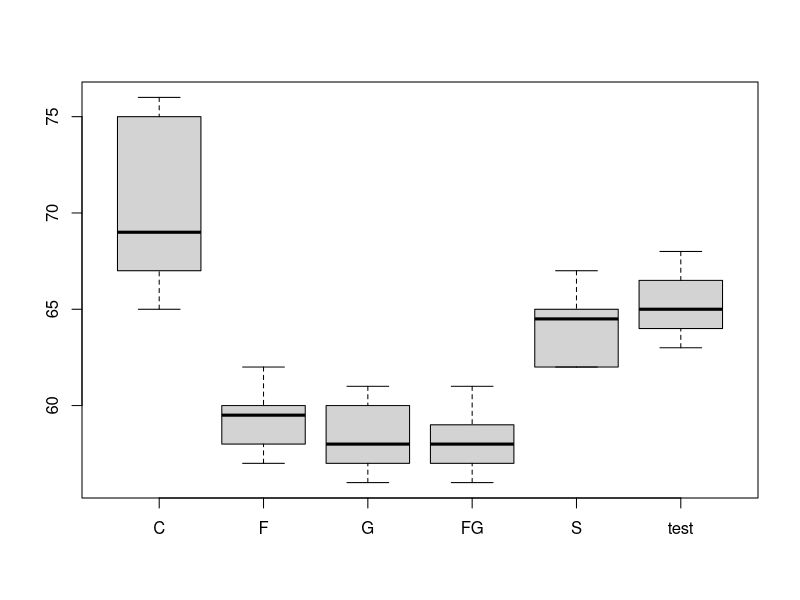

Write R code to recreate this figure.
# Q1:
# The Kruskal Wallis test is a non parametric test, which means that the test doesn't assume your data comes from a particular distribution. 
# The test is the non parametric alternative to the One Way ANOVA and is used when the assumptions for ANOVA aren't met (like the assumption of normality). 
# It is sometimes called the one-way ANOVA on ranks, as the ranks of the data values are used in the test rather than the actual data points.
# The test determines whether the medians of two or more groups are different. 
# The hypotheses for the test are:
#H0: population medians are equal.
#H1: population medians are not equal.

# Sample question: A shoe company wants to know if three groups of workers have different salaries:
# Women: 23K, 41K, 54K, 66K, 78K.
# Men: 45K, 55K, 60K, 70K, 72K
# Minorities: 18K, 30K, 34K, 40K, 44K.
# 
# Step 1: Sort the data for all groups/samples into ascending order in one combined set.
# 18K
# 23K
# 30K
# 34K
# 40K
# 41K
# 44K
# 45K
# 54K
# 55K
# 60K
# 66K
# 70K
# 72K
# 78K
# 
# Step 2: Assign ranks to the sorted data points. Give tied values the average rank.
# 20K 1
# 23K 2
# 30K 3
# 34K 4
# 40K 5
# 41K 6
# 44K 7
# 45K 8
# 54K 9
# 55K 10
# 60K 11
# 66K 12
# 70K 13
# 72K 14
# 90K 15
# 
# Step 3: Add up the different ranks for each group/sample.
# Women: 23K, 41K, 54K, 66K, 90K = 2 + 6 + 9 + 12 + 15 = 44.
# Men: 45K, 55K, 60K, 70K, 72K = 8 + 10 + 11 + 13 + 14 = 56.
# Minorities: 20K, 30K, 34K, 40K, 44K = 1 + 3 + 4 + 5 + 7 = 20.
# 
# Step 4: Calculate the test statistic:
# H=[(12/n(n+1))sum(Tj/nj)]-3(n+1)
# 
# 
# Where:
#   
# n = sum of sample sizes for all samples,
# c = number of samples,
# Tj = sum of ranks in the jth sample,
# nj = size of the jth sample.
# h-test-2
# H=[(12/15(15+1)){44^2/5 +56^2/5 20^2/5}]-3(15+1)
# 
# 
# H = 6.72
# 
# Step 5: Find the critical chi-square value. With c-1 degrees of freedom. For 5 - 4 degrees of freedom and an alpha level of .05, the critical chi square value is 9.4877.
# 
# Step 5: Compare the H value from Step 4 to the critical chi-square value from Step 5.
# 
# If the critical chi-square value is less than the test statistic, reject the null hypothesis that the medians are equal.
# 
# The chi-square value is not less than the test statistic, so there is not enough evidence to suggest that the medians are unequal.


kruskal.test(Ozone ~ Month, data = airquality) 
# At .05 significance level, we conclude that the monthly ozone density in New York 
# from May to September 1973 are nonidentical populations.


# Q2:
# Pearson r correlation: 
# Pearson r correlation is the most widely used correlation statistic to measure 
# the degree of the relationship between linearly related variables.  
# For example, in the stock market, if we want to measure how two stocks are related to each other, 
# Pearson r correlation is used to measure the degree of relationship between the two.  
# The Point-biserial correlation is conducted with the Pearson correlation formula 
# except that one of the variables is dichotomous.  
# The following formula is used to calculate the Pearson r correlation:
# pearson r correlation

# r=(N*sum(xy)-sum((x)(y)))/(sqrt([N*sum(x^2)-sum((x^2))][N*sum(y^2)-sum((y^2))]))
# 
# r = Pearson r correlation coefficient
# N = number of value in each data set
# sum(xy) = sum of the products of paired scores
# sum(x) = sum of x scores
# Sum(y) = sum of y scores
# sum(x^2)= sum of squared x scores
# sum(y^2)= sum of squared y scores
# Types of research questions a Pearson correlation can examine:
#   Is there a statistically significant relationship between age, as measured in years, and height, measured in inches?
# Is there a relationship between temperature, measure in degree Fahrenheit, and ice cream sales, measured by income?
# Is there a relationship among job satisfaction, as measured by the JSS, and income, measured in dollars?
# Assumptions
# For the Pearson r correlation, both variables should be normally distributed (normally distributed variables have a bell-shaped curve). 
# Other assumptions include linearity and homoscedasticity.  Linearity assumes a straight line relationship between each of the variables in the analysis and homoscedasticity assumes that data is normally distributed about the regression line.

English = c(56,	75,	45,	71,	62,	64,	58,	80,	76,	61)
Math    = c(66, 70, 40, 60, 65, 56, 59, 77, 67, 63)

cor.test(English, Math, method="spearman") # !Correction. During I used "Pearson" here. Because the question states 
#that we don't know the distribution of the data we should use spearman instead.

# Spearman rank correlation: Spearman rank correlation is a non-parametric test that is used to measure the degree of association between two variables.  
# It was developed by Spearman, thus it is called the Spearman rank correlation.  
# Spearman rank correlation test does not assume any assumptions about the distribution of the data and is the appropriate correlation analysis when the variables are measured on a scale that is at least ordinal.
# The following formula is used to calculate the Spearman rank correlation:
#   spearman rank correlation

# P=1-6sum(di^2)/(n(n^2-1))
# P= Spearman rank correlation
# di= the difference between the ranks of corresponding values Xi and Yi
# n= number of value in each data set
# Questions Spearman Correlation Answers
# Is there a statistically significant relationship between participants' responses to two Likert scales questions?
# Is there a statistically significant relationship between how the horses rank in the race and the horses' ages?
# Assumptions
# Spearman rank correlation test does not make any assumptions about the distribution.  
# The assumptions of Spearman rho correlation are that data must be at least ordinal and scores on one variable must be montonically related to the other variable.
# cor.test(English, Math, method="spearman")


# Q3:
diets = data.frame(C=c(75, 67, 70, 75, 65, 71, 67, 67, 76, 68), 
                      F=c(57, 58, 60, 59, 62, 60, 60, 57, 59, 61),
                      G=c(58, 61, 56, 58, 57, 56, 61, 60, 57, 58),
                      FG=c(58, 59, 58, 61, 57, 56, 58, 57, 57, 59),
                      S=c(62, 66, 65, 63, 64, 62, 65, 65, 62, 67),
                      test=c(63, 64, 66, 65, 67, 68, 64, NA, NA, NA))

View(diets)
kruskal.test(diets)
boxplot(diets)





# Q4:
amphibians = data.frame(count=c(2, 48, 40, 3, 120, 81, 2, 16, 36, 7, 21, 17, 2, 14, 17),
               month=c(1, 1, 1, 2, 2, 2, 3, 3, 3, 4, 4, 4, 5, 5, 5),
               year=c(2004, 2005, 2006, 2004, 2005, 2006, 2004, 2005, 2006, 2004, 2005, 2006, 2004, 2005, 2006))

# Friedman's test is a non-parametric test for finding differences in treatments across multiple attempts. 
# Nonparametric means the test doesn't assume your data comes from a particular distribution (like the normal distribution). 
# Basically, it's used in place of the ANOVA test when you don't know the distribution of your data.

# Friedman's test is an extension of the sign test, used when there are multiple treatments. 
# In fact, if there are only two treatments the two tests are identical.

friedman.test(amphibians$count, amphibians$year, amphibians$month)

#or 
friedman.test(count ~ year | month, data= amphibians)






#****************************************************************************************************************************#


#Extension to Lab 6 (OPTIONAL/SELF-STUDY)


#Kruskal-Wallis-Test for more than 2 samples

#The following data shows the hours of relief for three drugs and placebo for patients

#Are these 4 samples paired or unpaired?


DrugA <- c(13.00, 10.00, 12.86, 11.38, 9.94, 13.24, 7.32, 1.10,12.56, 14.36)
DrugB <- c(18.80, 41.70, 41.24, 49.98, 63.90, 29.86, 25.92, 36.92, 54.90, 37.04, 28.94, 33.80, 18.08)
Drugc <- c(34.16, 67.82, 60.68, 39.04, 37.72, 46.78, 50.80, 128.60, 31.18, 35.04, 56.40, 22.62, 26.09)
Placebo <- c(20.94, 25.56, 19.64, 9.26, 16.42, 16.22, 16.90, 26.46, 15.26, 10.90, 18.16, 21.50, 26.58)

#unpaired

#calculate the meian for each sample
median(DrugA)
median(DrugB)
median(Drugc)
median(Placebo)


#Test if the three drugs and placebo are different using the kruskal wallis test

x <- c(DrugA, Placebo,DrugB, Drugc)
g <- factor(rep(1:4, c(10, 13, 13, 13)), labels=c("DrugA", "Placebo", "DrugB", "Drugc"))


#ANOVA
Data <- data.frame(Y=c(DrugA,DrugB, Drugc, Placebo),
                   Group =factor(rep(c("DrugA", "DrugB", "DrugC", "Placebo"), times=c(length(DrugA), length(DrugB), length(Drugc), length(Placebo))))
)
Data

mydata<- aov(Y~Group, data=Data)

mydata

anova(mydata)


kruskal.test(x, g)

#x is a vector of numerical values and g is a vector of groups

#Conclusion: at least two groups are different



#In the last question we concluded that at least tw samples are different. Which ones are they?

#Post hoc testing
pairwise.wilcox.test(x,g, paired=FALSE, p.adj="holm")

#DrugB and DrugC have the same effect. The rest are different.


#Holm adjusted p-value takes into account the number of hypothesis tests. The more tests we perform
#the more likely we are to reject the null hypothesis when it's true (type 1 error). This method makes the alphe levels smaller 
#and makes it harder to reject the null hypothesis. The method takes all the p-values (associated with each individual test), 
#ranks them in ascending order. The test with the lowest p-value is tested first with a Bonefrroni correction
#(multiply each p-value by the total nb of tests). The second test is tested with a Bonferroni correction involving one less test 
#and so on for the remaining tests. 
#(Explanation extracted from: "Holm's Sequential Bonferroni Procedure", Herv?e Abdi, The University of Texas at Dallas)








